Frame 1 (no input): blank canvas, image omitted
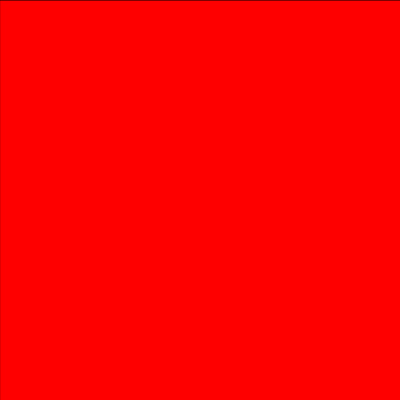
Frame 60 (no input)
Frame 120 (the mouse pressed at the canvas centre since frame 60): identical to frame 60, image omitted

The p5.js sketch that drew this single still picture (run headless with seeded random() and noise() and a simulated clock; from frame 60 on, the mouse is pressed at the canvas centre):

// p5.js sketch
// ── sketch.js
// Opdracht 5C: Resize!

var rectX = 0;
var rectY = 0;

function setup () {
  createCanvas (400, 400);
}

function draw () {
  background (240);

  fill (255,0,0)
  rect (0, 0, rectX,rectY)

  rectX = rectX + 1
  rectX = rectX * 2

  rectY = rectY + 1
  rectY = rectY * 2
}
